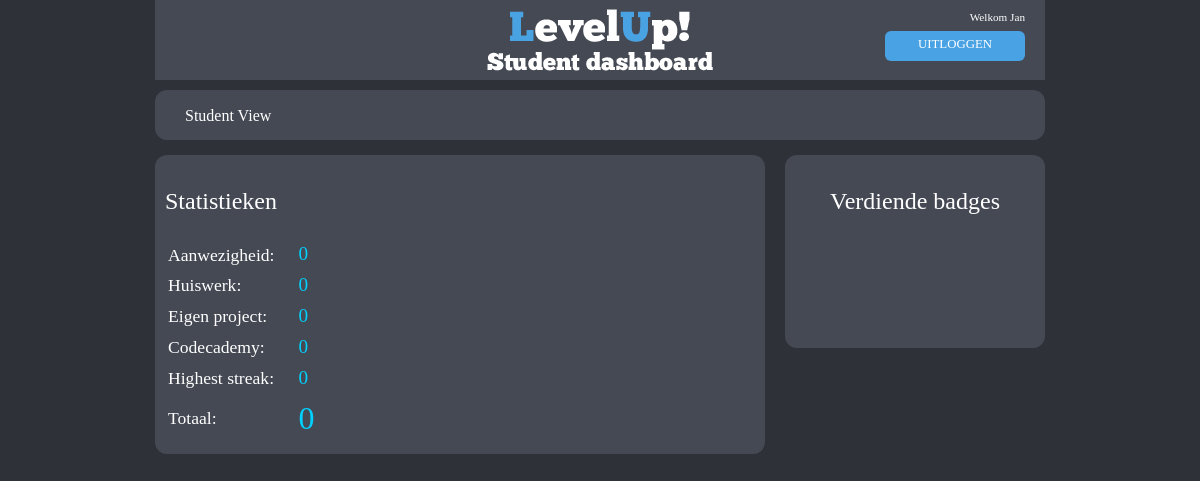
Page /website/src/index.php?page=statistieken (signed in) on the earlier database version.
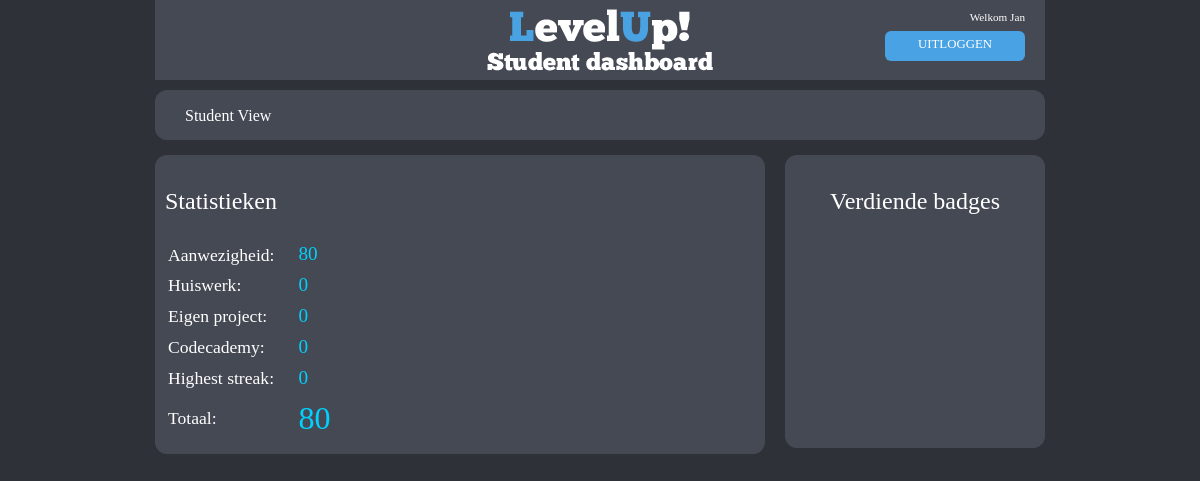
Same page on the later database version.
### tables this page shows
CREATE TABLE IF NOT EXISTS `students` (
  `name` varchar(50) NOT NULL,
  `nickname` varchar(20) NOT NULL,
  `points` int(4) NOT NULL,
  `class` varchar(6) NOT NULL,
  `lastlogin` timestamp NULL DEFAULT NULL,
  `highest_streak` int(11) NOT NULL,
  `password` varchar(40) NOT NULL DEFAULT 'killerbunny',
  `inactive` tinyint(1) NOT NULL DEFAULT '0'
);

### website/src/levelcalculations.php (called while the page is built, shortened)
<?php
function get_student_point_array( $studentname )
{
    $points = Array();
    $points_meta_query = "SELECT presence, codecademy FROM points_meta";
    $presences_query = "SELECT COUNT(present) AS totalpresent FROM presences WHERE student_name = '" . $studentname . "' AND present = '1'";
    $highest_streak_query = "SELECT highest_streak FROM students WHERE name = '" . $studentname . "'";
    $streak_query = "SELECT COUNT(student_name) AS totalstreaks FROM streak WHERE student_name = '" . $studentname . "'";
    $homework_query = "SELECT SUM(grade) AS totalgrade FROM homework WHERE student_name = '" . $studentname . "'";
    $project_query = "SELECT SUM(grade) AS totalgrade FROM project WHERE student_name = '" . $studentname . "'";
    $codecademy_query = "SELECT grade FROM codecademy WHERE student_name = '" . $studentname . "'";
    $points_meta_result = mysql_fetch_assoc( mysql_query( $points_meta_query ) );
    $points_per_presence = $points_meta_result['presence'];
    $points_codecademy = $points_meta_result['codecademy'];
    $presences_result = mysql_fetch_array( mysql_query( $presences_query ) );
    $points['presence'] = (int)$presences_result['totalpresent'] * $points_per_presence;
    $streak_result = mysql_fetch_array( mysql_query( $streak_query ) );
    $points['streaks'] = (int)$streak_result['totalstreaks'];
    $highest_streak_result = mysql_fetch_array( mysql_query( $highest_streak_query ) );
    $points['highest_streak'] = (int)$highest_streak_result['highest_streak'];
    $homework_result = mysql_fetch_array( mysql_query( $homework_query ) );
    $points['homework'] = (int)$homework_result['totalgrade'];
    $project_result = mysql_fetch_array( mysql_query( $project_query ) );
    $points['project'] = (int)$project_result['totalgrade'];
    $codecademy_result = mysql_fetch_array( mysql_query( $codecademy_query ) );
    $points['codecademy'] = (int)$codecademy_result['grade'] * $points_codecademy;
    $points['total'] = (int)$points['presence'] + $points['homework'] + $points['project'] + $points['codecademy'] + $points['highest_streak'];
    return $points;
}
function get_level_from_points( $points )
{
    $level_query = "SELECT points, level FROM level_meta ORDER BY level ASC";
    $level_result = mysql_query( $level_query );
    $level = 0;
    while( $level_row = mysql_fetch_assoc( $level_result ) )
    {
        if( $points >= $level_row['points'] )
        {
            $level = $level_row['level']+1;
        }
    }
    return $level;
}
?>

### website/src/index.php (the view, shortened to what this page needs)
<?php
include "levelcalculations.php";
$admin_pages_array = Array(
    "docentview", "administration"
);
$titlebar_pages_array = Array(
    "Student View" => "studentview", "Teacher View" => "docentview", "Administration" => "administration"
);
$inactive_pages_array = Array(
    "login", "studentview"
);
$index_file = "index.html";
$content_file = "login";
$name = mysql_escape_string( $_SESSION['name'] );
$nick = $name;
$password = mysql_escape_string( $_SESSION['password'] );
$admin = false;
$user = false;
$inactive = true;
$student_query = mysql_query(
    "SELECT name, nickname, password, lastlogin, inactive FROM students WHERE name=\"". $name."\"
         AND password=\"".$password."\"" );
if($student_query_row = mysql_fetch_assoc($student_query))
{
    $nick = $student_query_row['nickname'];
    $user = true;
    $inactive = ($student_query_row['inactive'] == '1') ? true : false;
}
if( $user == true || $admin == true )
{
    $content_file = "studentview";
    if( isset( $_GET['page'] ) )
    {
        if( $admin == true )
        {
            $content_file = $_GET["page"];
        }
        else if( in_array( $_GET['page'], $admin_pages_array ) == false )
        {
            if( $inactive == false || in_array( $_GET['page'], $inactive_pages_array ) )
            {
                $content_file = $_GET["page"];
            }
        }
    }
    $welcome = "Welkom " . $nick;
}
else
{
    $welcome = "<span style='color:#ff0000;'>Onbekende login gegevens!</span>";
}
$site = file_get_contents($index_file);
$content = file_get_contents($content_file . ".html");
$login = "<p>".$welcome."</p> <a href=\"index.php?page=login&logout=true\">UITLOGGEN</a>";
$menu = "";
foreach( $titlebar_pages_array as $titlebar_button_name => $titlebar_button_page )
{
    if( in_array( $titlebar_button_page, $admin_pages_array ) == false || $admin == true )
    {
        $menu .= "<a href='index.php?page=".$titlebar_button_page."'>".$titlebar_button_name."</a>";
    }
}
$site = str_replace("{login}", $login, $site);
$site = str_replace("{menu}", $menu, $site );
$site = str_replace("{content}", $content, $site);
$site = str_replace("{css}", $content_file . ".css", $site);
$site = str_replace("{javascript}", $content_file . ".js", $site);
include $content_file . ".php";
echo $site;
?>

### website/src/statistieken.php
<?php
    $name = mysql_escape_string( $_SESSION['name'] );
    $points_query = "SELECT points FROM students WHERE name = '" . $name . "'";
    $points_result = mysql_query( $points_query );
    $points_row = mysql_fetch_assoc( $points_result );
    $points = $points_row['points'];
    $level = get_level_from_points( $points );
    $points = get_student_point_array( $name );
    $site = str_replace( "{presence}", $points['presence'], $site );
    $site = str_replace( "{homework}", $points['homework'], $site );
    $site = str_replace( "{project}", $points['project'], $site );
    $site = str_replace( "{codecademy}", $points['codecademy'], $site );
    $site = str_replace( "{streaks}", $points['highest_streak'], $site );
    $site = str_replace( "{total}", $points['total'], $site );
    $levelcounters = "";
    for( $i = 0; $i <= $level ; $i++ )
    {
        $levelcounters .= '
        <section class="levelcounter">
            <a href="index.php?page=movie&level='.$i.'" class="levelcounter_image">
                <div class="levelcounter_imageurl" hidden>./img/emblems-small/level'.$i.'</div>
            </a>
        </section>';
    }
    $site = str_replace( "{levelcounters}", $levelcounters, $site );
?>

### website/src/css/main.css (style rules this page uses)
html { color: #222; font-size: 1em; line-height: 1.4; margin: 0px; background: #2e3138; color: white; text-decoration: none; font-weight: normal; }
body { font-family: chunkfivefont; color: white; height:100%; margin: 0px; }
a { color: #49a2e4; }
h1, h2, h3 { font-weight: normal; }
.dashboard, { height:100%; width:100%; }
.content { height: 100%; width: 100%; }
.header { background: #454953; width: 890px; height:80px; margin: 0px auto 0px auto; background-image: url('../img/dashboardlogo.png'); background-position: center; background-repeat: no-repeat; background-color: #454954; }
.header #welcome { width: 200px; float:right; color: white; margin 0px auto 0px auto; padding: 0px 10px 0px 0px; }
.header #welcome p { float: right; display: block; font-size: 0.7em; margin: 10px 10px 5px 0px; }
.header #welcome a { float: right; display: block; height:20px; width: 100px; text-align: center; font-size: 0.8em; color: white; text-decoration: none; padding:5px 20px 5px 20px; margin: 0px 10px 0px 0px; background-color: #49a2e4; border-radius: 6px; }
.menu { background: #2e3138; width:890px; height:50px; margin: 10px auto 5px auto; background: #454954; border-radius: 12px; }
.menu a, a:visited { display: block; float:left; height: 35px; text-align: center; padding: 15px 0px 0px 30px; text-decoration: none; color: white; }
.content { width:900px; height: 100%; margin:0px auto 0px auto; }

### website/src/css/statistieken.css (style rules this page uses)
.points { font-size:1.2em; color:#00D1FF; }
.totalpoints { font-size:2em; color:#00D1FF; }
.subject { font-size:1.1em; padding-right: 20px; }
#stats { float:left; display:block; width:590px; background: #2e3138; margin: 10px 5px 10px 5px; background: #454954; border-radius: 12px; padding:10px; }
#levelcounters { text-align:center; background: #2e3138; margin: 10px 5px 10px 5px; background: #454954; border-radius: 12px; padding:10px; display:block; float:right; width:240px; }

Differences in the rows shown:
changed students "Welkom Jan": points 330 → 82 (drawn)
Other differences:
$site: "Statistieken Aanwezigheid: 0 Huiswerk: 0 Eigen project: 0 Codecademy: 0 Highest streak: 0 Totaal: 0 Verdiende badges" → "Statistieken Aanwezigheid: 80 Huiswerk: 0 Eigen project: 0 Codecademy: 0 Highest streak: 0 Totaal: 80 Verdiende badges"
